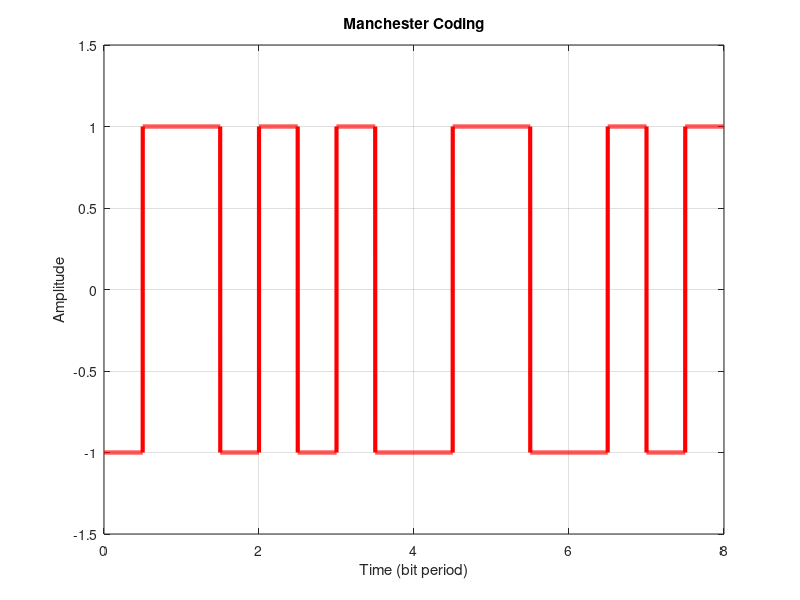

Write the MATLAB code that produced this figure.
clc;
clear all;
close all;
data = [ 0 1 0 0 1 1 1 0 ]
t = 0:0.001:1; %time duration of single pulse
digital_signal = []; 
time = [];
sign = 1
for i = 1:1:numel(data)
    pulse_half_1 = t(1:fix(numel(t)/2));
    pulse_half_2 = t((fix((numel(t)/2))+1):numel(t));
    if (data(i)==1)
        sign=-sign
    end
    digital_signal = [digital_signal -1*sign*ones(1,length(pulse_half_1)) ]
    digital_signal = [digital_signal sign*ones(1,length(pulse_half_2)) ]
    time = [time t]; t = t + 1; 
end;
% Plot the Digital Signal
 
plot(time,digital_signal,'r','LineWidth',3); 
xlabel('Time (bit period)'); 
ylabel('Amplitude'); title('Manchester Coding'); 
axis([0 time(end) -1.5 1.5]); 
grid on;
